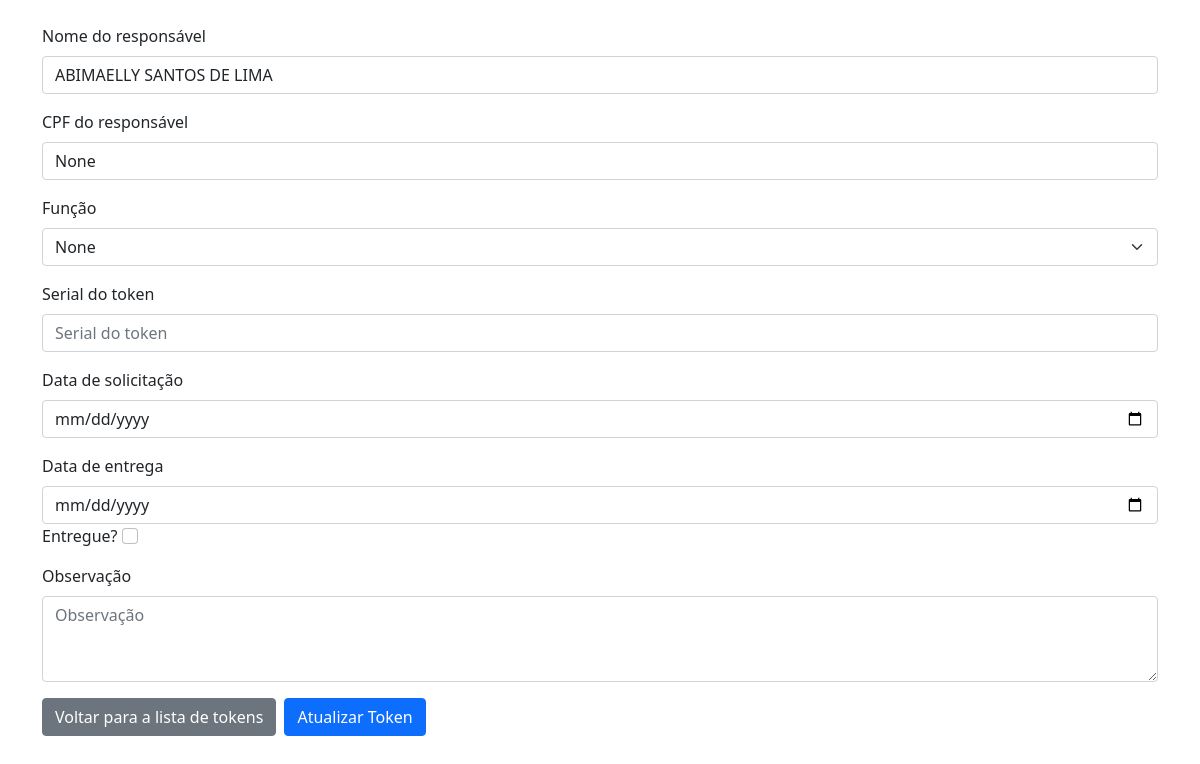
/atualizar_token/87/ (signed in), run on the app's committed database.
### tokens_app/models.py (models this page shows)
class Token(models.Model):
    nome_responsavel = models.CharField(max_length=125, null=False, blank=False)
    cpf_responsavel = models.CharField(max_length=14, null=True, blank=True)
    funcao_responsavel = models.CharField(max_length=125, choices=FUNCOES, null=True, blank=True)
    serial = models.CharField(max_length=14, null=True, blank=True)
    data_solicitacao = models.DateField(null=True, blank=True, default=None)
    data_entrega = models.DateField(blank=True, null=True)
    data_modificacao = models.DateField(auto_now=True)
    observacao = models.TextField(null=True, blank=True)
    criador = models.CharField(max_length=125, null=True, blank=True)
    modificador = models.CharField(max_length=125, null=True, blank=True)
    token_entregue = models.BooleanField(default=False)
    token_ativo = models.BooleanField(default=True)
    def __str__(self):
        return f"{self.nome_responsavel}"

### tokens_app/views.py (the view, shortened to what this page needs)
# urls.py: path("atualizar_token/<int:token_id>/", views.atualizar_token, name="atualizar_token"),
def atualizar_token(request, token_id):
    if not request.user.is_authenticated:
        return redirect('login')
    else:
        token = Token.objects.get(id=token_id)
        try:
            token.data_entrega = token.data_entrega.strftime("20%y-%m-%d")
        except:
            pass
        logger.info(f"User {request.user.username} acessou a página de atualização do token de: {token.nome_responsavel}. {time.strftime('%Y-%m-%d %H:%M:%S')}")
        return render(request, 'token.html', {'token': token, "funcoes": funcoes, "usuario": request.user, "assistentes": assistentes})

### tokens_app/templates/token.html (shortened to what this page needs)
{% extends "base.html" %}
{% block content %}
    <form action="{% url 'atualizar_token' token.id %}" method="POST" class="container mt-4">
    <div class="mb-3">
        <label for="nome_responsavel" class="form-label">Nome do responsável</label>
        <input type="text" class="form-control" name="nome_responsavel" id="nome_responsavel" value="{{ token.nome_responsavel }}" placeholder="Nome do responsável">
    </div>
    <div class="mb-3">
        <label for="cpf" class="form-label">CPF do responsável</label>
        <input type="text" class="form-control" name="cpf_responsavel" id="cpf" {%if token.cpf_responsavel != None %} value="{{ token.cpf_responsavel }}" {% endif %} placeholder="000.000.000-00" maxlength="14">
    </div>
    <div class="mb-3">
        <label for="funcao_responsavel" class="form-label">Função</label>
        <select class="form-select" name="funcao_responsavel" id="funcao_responsavel" value="{{ token.funcao_responsavel }}">
            <option value="{{token.funcao_responsavel}}">{{token.funcao_responsavel}}</option>
        </select>
    </div>
    <div class="mb-3">
        <label for="serial" class="form-label">Serial do token</label>
        <input type="number" class="form-control" name="serial" id="serial" value="{{ token.serial }}" placeholder="Serial do token" maxlength="14">
    </div>
    <div class="mb-3">
        <label for="data_solicitacao" class="form-label">Data de solicitação</label>
        <input type="date" class="form-control" name="data_solicitacao" id="data_solicitacao" value="{{ token.data_solicitacao }}">
    </div>
    <div class="mb-3">
        <label for="data_entrega" class="form-label">Data de entrega</label>
        <input type="date" class="form-control" name="data_entrega" id="data_entrega" {% if token.data_entrega != None %} value="{{ token.data_entrega }}" {% endif %}>
        <label for="entregue">Entregue? </label>
            <input type="checkbox" name="token_entregue" id="entregue" class="form-check-input" onchange="console.log(this.checked)" {% if token.token_entregue %} checked {% endif %}>
    </div>
    <div class="mb-3">
        <label for="observacao" class="form-label">Observação</label>
        <textarea class="form-control" name="observacao" id="observacao" rows="3" placeholder="Observação">{{ token.observacao }}</textarea>
    </div>
    <div class="d-flex gap-2">
        <a href="{% url 'lista_tokens' %}" class="btn btn-secondary">Voltar para a lista de tokens</a>
        <button type="submit" class="btn btn-primary">Atualizar Token</button>
    </div>
</form>
{% endblock %}

### data on the page
Token: nome_responsavel "ABIMAELLY SANTOS DE LIMA", cpf_responsavel "None", funcao_responsavel "None"
